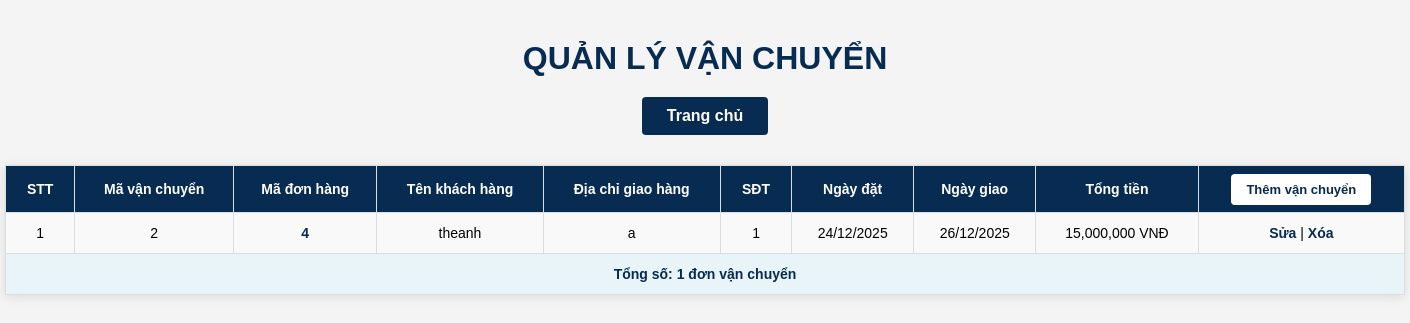
/vanchuyen/vanchuyen.php (signed in), run on an earlier commit of the app's database.
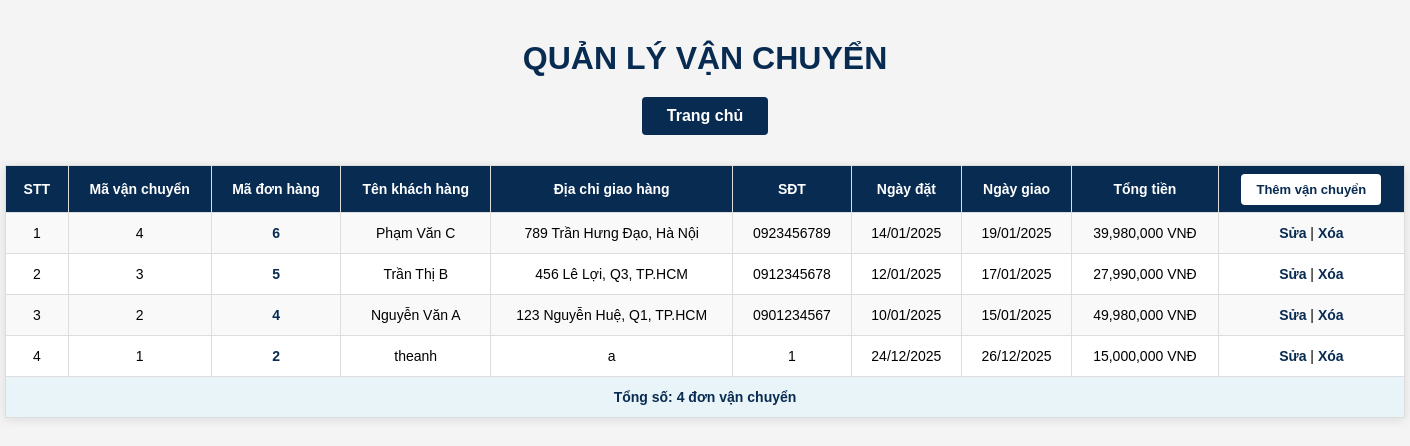
And on a later commit of the database.
### tables this page shows
CREATE TABLE vanchuyen (
  mavc INT AUTO_INCREMENT PRIMARY KEY,
  madh INT NOT NULL,
  makh INT NOT NULL,
  ngaygiao DATE NOT NULL,
  FOREIGN KEY (madh) REFERENCES donhang(madh) ON DELETE CASCADE,
  FOREIGN KEY (makh) REFERENCES khachhang(makh) ON DELETE CASCADE
);

### vanchuyen/vanchuyen.php (the view, shortened to what this page needs)
<!DOCTYPE html>
<html lang="vi">
<head>
    <link rel="stylesheet" href="../css/nv.css">
</head>
<body>
    <h1 align="center">QUẢN LÝ VẬN CHUYỂN</h1>
    <h2 align="center"><a href="../trangchu.php">Trang chủ</a></h2>
    <?php
        $username = $_SESSION['username'];
        $db = new DB();
        $conn = $db->getConnection() or die("Không thể kết nối database");
        mysqli_set_charset($conn, "utf8");
        $sql_get_role = "SELECT role FROM taikhoan WHERE tentk = '$username'";
        $result_role = mysqli_query($conn, $sql_get_role);
        $row_role = mysqli_fetch_object($result_role);
        $role = $row_role->role;
        if ($role == '0') {
            $sql_get_makh = "SELECT kh.makh
                             FROM taikhoan tk
                             JOIN khachhang kh ON tk.matk = kh.makh
                             WHERE tk.tentk = '$username'";
            $result_makh = mysqli_query($conn, $sql_get_makh);
            if (mysqli_num_rows($result_makh) == 0) {
                echo "<p align='center'>Không tìm thấy thông tin khách hàng</p>";
                exit();
            }
            $row_makh = mysqli_fetch_object($result_makh);
            $makh = $row_makh->makh;
            $sql_select = "SELECT vc.mavc, vc.madh, vc.ngaygiao,
                                  kh.tenkh, kh.diachi, kh.sdt,
                                  dh.ngaydat, dh.trigia
                           FROM vanchuyen vc
                           JOIN khachhang kh ON vc.makh = kh.makh
                           JOIN donhang dh ON vc.madh = dh.madh
                           WHERE vc.makh = '$makh'
                           ORDER BY vc.mavc DESC";
        } else {
            $sql_select = "SELECT vc.mavc, vc.madh, vc.ngaygiao, vc.makh,
                                  kh.tenkh, kh.diachi, kh.sdt,
                                  dh.ngaydat, dh.trigia
                           FROM vanchuyen vc
                           JOIN khachhang kh ON vc.makh = kh.makh
                           JOIN donhang dh ON vc.madh = dh.madh
                           ORDER BY vc.mavc DESC";
        }
        $result = mysqli_query($conn, $sql_select);
        $tong_vc = mysqli_num_rows($result);
        $stt = 0;
        while($row = mysqli_fetch_object($result)) {
            $stt++;
            $mavc[$stt] = $row->mavc;
            $madh[$stt] = $row->madh;
            $ngaygiao[$stt] = $row->ngaygiao;
            $tenkh[$stt] = $row->tenkh;
            $diachi[$stt] = $row->diachi;
            $sdt[$stt] = $row->sdt;
            $ngaydat[$stt] = $row->ngaydat;
            $trigia[$stt] = $row->trigia;
        }
    ?>
    <table width="1400" align="center" border="1">
        <tr>
            <th>STT</th>
            <th>Mã vận chuyển</th>
            <th>Mã đơn hàng</th>
            <th>Tên khách hàng</th>
            <th>Địa chỉ giao hàng</th>
            <th>SĐT</th>
            <th>Ngày đặt</th>
            <th>Ngày giao</th>
            <th>Tổng tiền</th>
            <?php if ($role != '0'): ?>
            <th><a href="vanchuyen_add.php">Thêm vận chuyển</a></th>
            <?php endif; ?>
        </tr>
        <?php
        if ($tong_vc > 0) {
            for ($i=1; $i<=$tong_vc; $i++) {
        ?>
            <tr align="center">
                <td><?php echo $i; ?></td>
                <td><?php echo $mavc[$i]; ?></td>
                <td><a href="../donhang/donhang_chitiet.php?madh=<?php echo $madh[$i]; ?>"><?php echo $madh[$i]; ?></a></td>
                <td><?php echo $tenkh[$i]; ?></td>
                <td><?php echo $diachi[$i]; ?></td>
                <td><?php echo $sdt[$i]; ?></td>
                <td><?php echo date('d/m/Y', strtotime($ngaydat[$i])); ?></td>
                <td><?php echo date('d/m/Y', strtotime($ngaygiao[$i])); ?></td>
                <td><?php echo number_format($trigia[$i]); ?> VNĐ</td>
                <?php if ($role != '0'): ?>
                <td>
                    <a href="vanchuyen_edit.php?mavc=<?php echo $mavc[$i]; ?>">Sửa</a> |
                    <a href="vanchuyen_del.php?mavc=<?php echo $mavc[$i]; ?>"
                       onclick="return confirm('Bạn có chắc muốn xóa thông tin vận chuyển này?')">Xóa</a>
                </td>
                <?php endif; ?>
            </tr>
        <?php
            }
        } else {
            $colspan = ($role != '0') ? '10' : '9';
            echo "<tr><td colspan='$colspan' align='center'>Chưa có thông tin vận chuyển nào</td></tr>";
        }
        ?>
        <tr>
            <td colspan="<?php echo ($role != '0') ? '10' : '9'; ?>" align="right">Tổng số: <?php echo $tong_vc; ?> đơn vận chuyển</td>
        </tr>
    </table>
</body>
</html>

### css/nv.css (style rules this page uses)
* { margin: 0; padding: 0; box-sizing: border-box; font-family: Arial, sans-serif; }
body { background-color: #f4f4f4; padding: 20px 0; }
h1 { color: rgb(8, 43, 82); text-align: center; margin: 20px 0; font-size: 32px; text-transform: uppercase; font-weight: bold; }
h2 { text-align: center; margin: 15px 0 30px 0; }
h2 a { background: rgb(8, 43, 82); color: white; text-decoration: none; padding: 10px 25px; border-radius: 4px; font-size: 16px; display: inline-block; }
table { background: white; border-collapse: collapse; box-shadow: 0 2px 10px rgba(0, 0, 0, 0.1); margin: 0 auto; }
table th { background: rgb(8, 43, 82); color: white; padding: 15px; text-align: center; font-weight: bold; font-size: 14px; border: 1px solid #ddd; }
table td { padding: 12px 15px; border: 1px solid #ddd; font-size: 14px; text-align: center; }
table tr:nth-child(even) { background-color: #f9f9f9; }
table a { color: rgb(8, 43, 82); text-decoration: none; font-weight: bold; }
table th a { background: white; color: rgb(8, 43, 82); padding: 8px 15px; border-radius: 4px; font-size: 13px; }
table tr:last-child td { background: #e8f4f8; font-weight: bold; color: rgb(8, 43, 82); }

What changed in the data, as far as the page shows it:
added vanchuyen: makh "3", madh "2"
Also different on the page:
$tong_vc: "1" → "4"
new list line: "1 4 6 Phạm Văn C 789 Trần Hưng Đạo, Hà Nội 0923456789 14/01/2025 19/01/2025 39,980,000 VNĐ Sửa | Xóa"
new list line: "2 5 Trần Thị B 456 Lê Lợi, Q3, TP.HCM 0912345678 12/01/2025 17/01/2025 27,990,000 VNĐ Sửa | Xóa"
new list line: "3 4 Nguyễn Văn A 123 Nguyễn Huệ, Q1, TP.HCM 0901234567 10/01/2025 15/01/2025 49,980,000 VNĐ Sửa | Xóa"
new list line: "4 1 2 theanh a 1 24/12/2025 26/12/2025 15,000,000 VNĐ Sửa | Xóa"
list line gone: "1 2 4 theanh a 1 24/12/2025 26/12/2025 15,000,000 VNĐ Sửa | Xóa"
